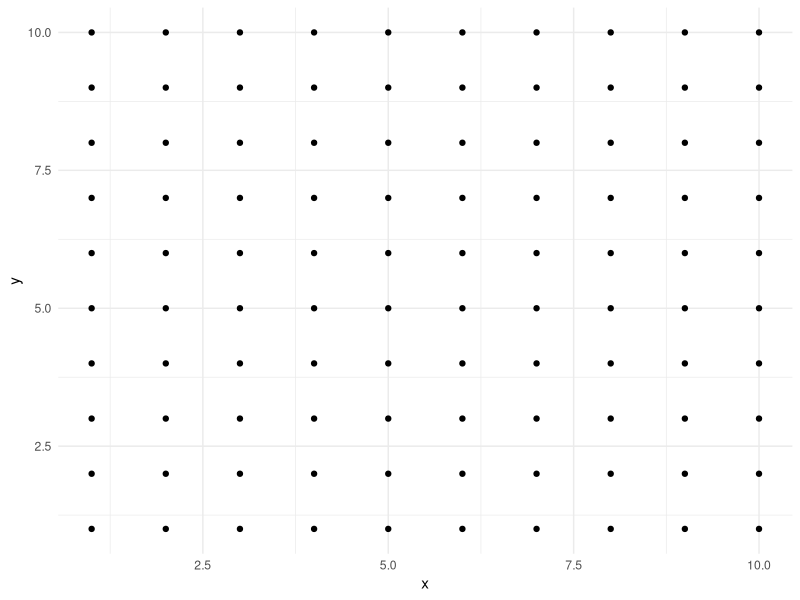
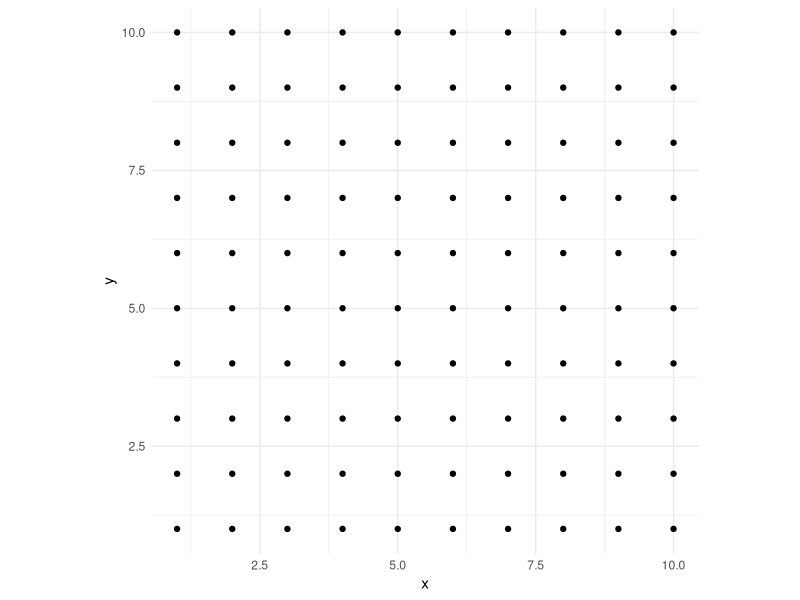
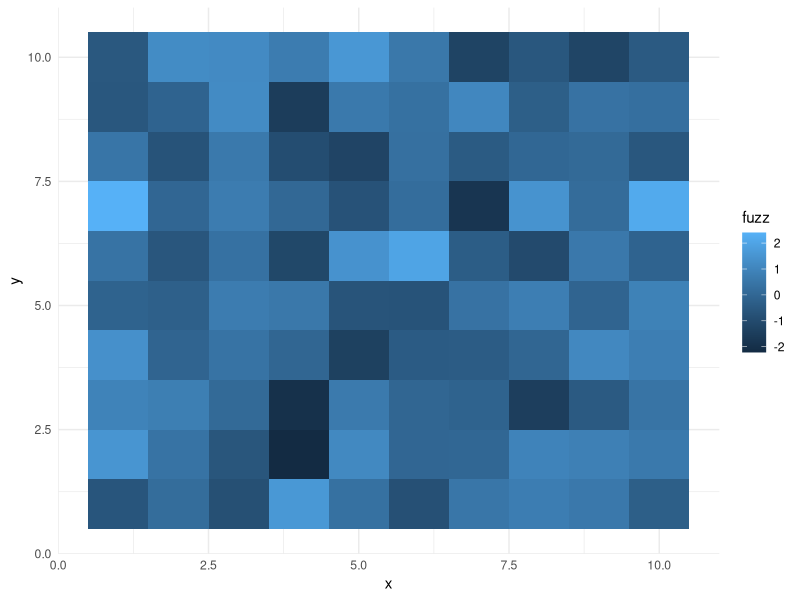
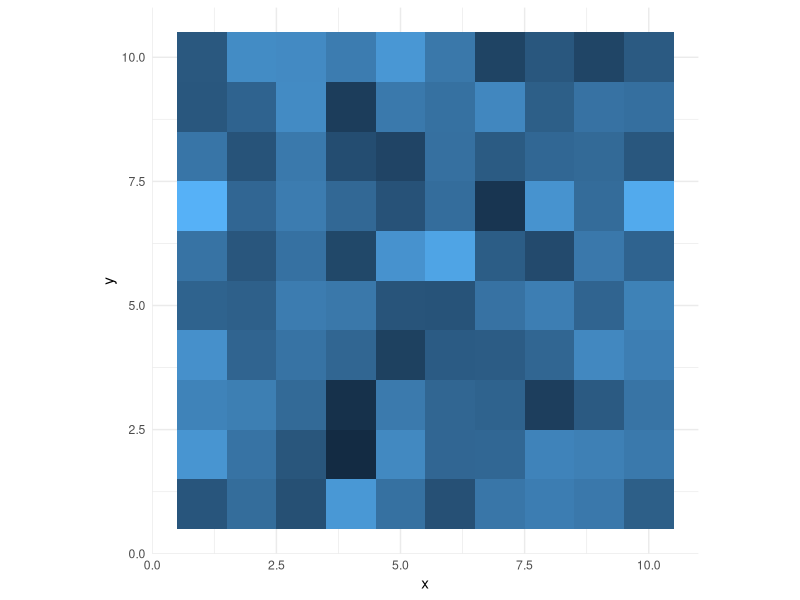
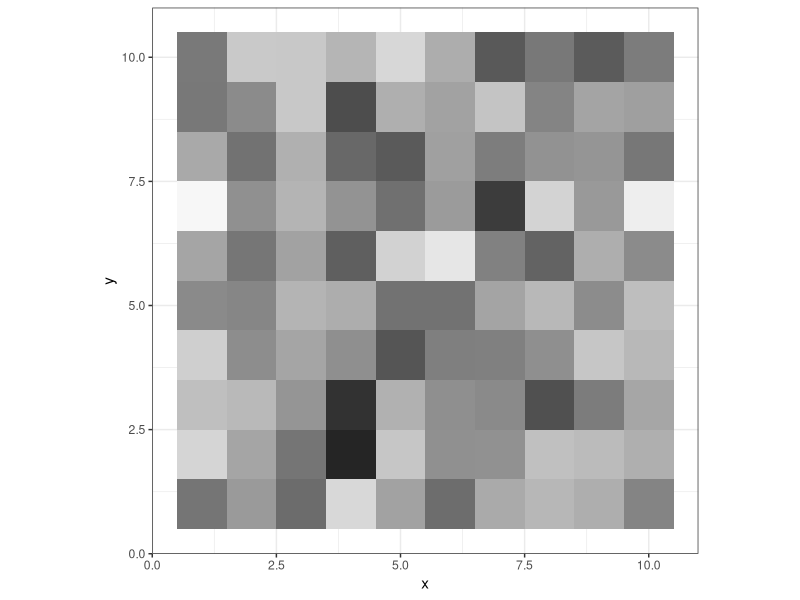
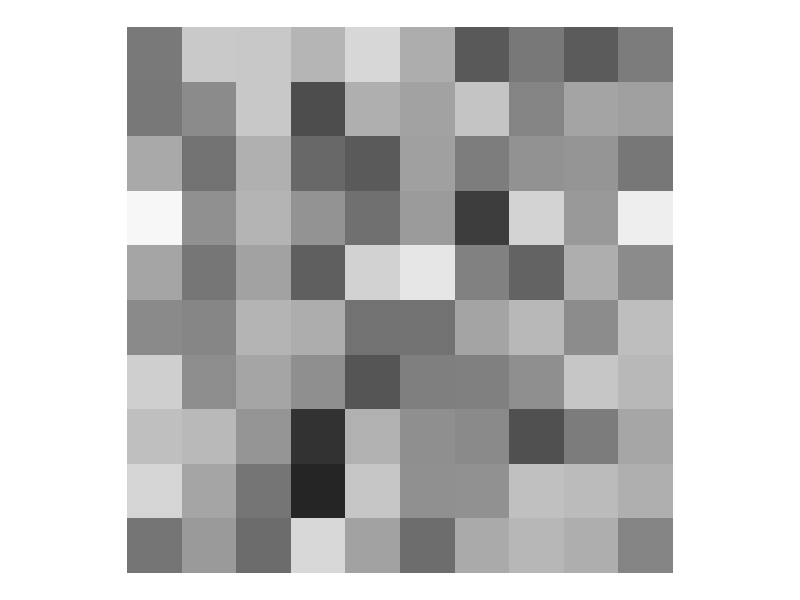
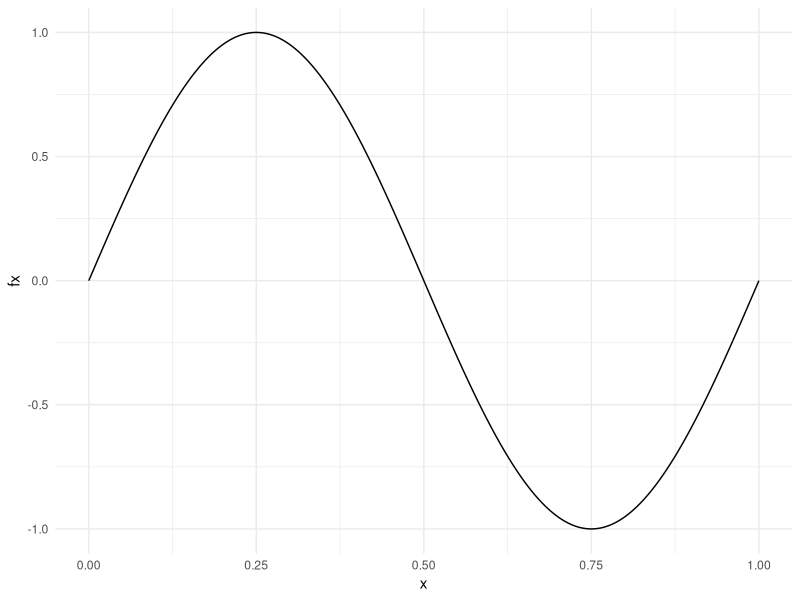
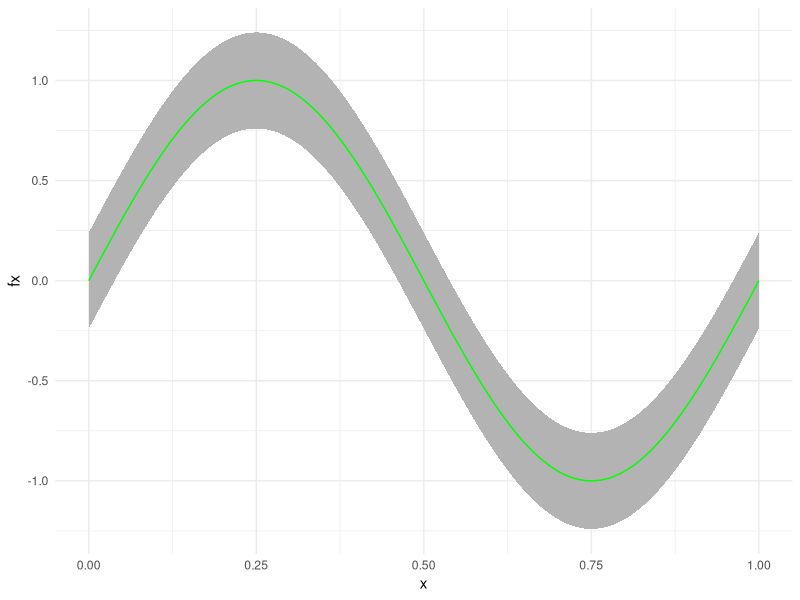

R code for these plots, in order:
## ---- chunk 1
knitr::opts_chunk$set(echo = TRUE, fig.height = 3)
## ---- chunk 2
library("tidyverse")

df <- expand.grid("x" = 1:10, "y" = 1:10) 
ggplot(df, aes(x, y)) +
  geom_point() +
  theme_minimal()
## ---- chunk 3
ggplot(df, aes(x, y)) +
  geom_point() +
  theme_minimal() +
  coord_equal()
## ---- chunk 4
set.seed(1)
fuzz <- rnorm(nrow(df))
ggplot(df, aes(x, y, fill = fuzz)) +
  theme_minimal() +
  geom_tile()
## ---- chunk 5
set.seed(1)
fuzz <- rnorm(nrow(df))
ggplot(df, aes(x, y, fill = fuzz)) +
  theme_minimal() +
  geom_tile() +
  theme(legend.position = "none") +
  coord_equal()
## ---- chunk 6
set.seed(1)
fuzz <- rnorm(nrow(df))
ggplot(df, aes(x, y, fill = fuzz)) +
  theme_bw() +
  geom_tile() +
  coord_equal() +
  theme(legend.position = "none") +
  scale_fill_distiller(palette = "Greys")
## ---- chunk 7
set.seed(1)
fuzz <- rnorm(nrow(df))
ggplot(df, aes(x, y, fill = fuzz)) +
  geom_tile() +
  coord_equal() +
  scale_fill_distiller(palette = "Greys") +
  ylab(NULL) +
  xlab(NULL) +
  theme_void() +
  theme(legend.position = "none")
## ---- chunk 8
x <- seq(0, 1, 1e-4)
fx <- sin(2*pi*x)
sine <- data.frame("x" = x, "y" = fx)
ggplot(sine, aes(x, fx)) +
  theme_minimal() +
  geom_line()
## ---- chunk 9
x <- seq(0, 1, 1e-4)
fx <- sin(2*pi*x)
sine <- data.frame("x" = x, "y" = fx)
ggplot(sine, aes(x, fx)) +
  theme_minimal() +
  geom_ribbon(aes(ymin = fx - 0.24, ymax = fx + 0.24), fill = "grey70") +
  geom_line(color = "green")
